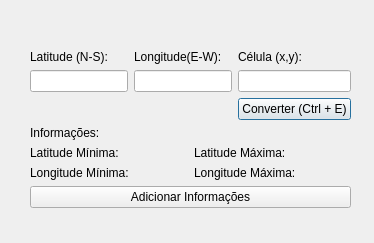
<?xml version="1.0" encoding="UTF-8"?>
<ui version="4.0">
 <class>Dialog</class>
 <widget class="QDialog" name="Dialog">
  <property name="geometry">
   <rect>
    <x>0</x>
    <y>0</y>
    <width>374</width>
    <height>243</height>
   </rect>
  </property>
  <property name="windowTitle">
   <string>Dialog</string>
  </property>
  <widget class="QWidget" name="verticalLayoutWidget">
   <property name="geometry">
    <rect>
     <x>20</x>
     <y>40</y>
     <width>341</width>
     <height>178</height>
    </rect>
   </property>
   <layout class="QVBoxLayout" name="lay_principal">
    <property name="leftMargin">
     <number>10</number>
    </property>
    <property name="topMargin">
     <number>10</number>
    </property>
    <property name="rightMargin">
     <number>10</number>
    </property>
    <property name="bottomMargin">
     <number>10</number>
    </property>
    <item>
     <layout class="QGridLayout" name="gridLayout">
      <item row="0" column="2">
       <widget class="QLabel" name="label_2">
        <property name="text">
         <string>Longitude(E-W):</string>
        </property>
       </widget>
      </item>
      <item row="2" column="0">
       <widget class="QLineEdit" name="lineEdit_latitude"/>
      </item>
      <item row="2" column="2">
       <widget class="QLineEdit" name="lineEdit_longitude"/>
      </item>
      <item row="0" column="4">
       <widget class="QLabel" name="label_3">
        <property name="text">
         <string>Célula (x,y):</string>
        </property>
       </widget>
      </item>
      <item row="2" column="4">
       <widget class="QLineEdit" name="lineEdit_celula"/>
      </item>
      <item row="0" column="0">
       <widget class="QLabel" name="label">
        <property name="text">
         <string>Latitude (N-S):</string>
        </property>
       </widget>
      </item>
      <item row="3" column="4">
       <widget class="QPushButton" name="botao_converte">
        <property name="text">
         <string>Converter (Ctrl + E)</string>
        </property>
        <property name="shortcut">
         <string>Ctrl+E</string>
        </property>
       </widget>
      </item>
     </layout>
    </item>
    <item>
     <layout class="QGridLayout" name="gridLayout_2">
      <item row="3" column="0">
       <widget class="QLabel" name="long_min">
        <property name="text">
         <string>Longitude Mínima:</string>
        </property>
       </widget>
      </item>
      <item row="1" column="0">
       <widget class="QLabel" name="lat_min">
        <property name="text">
         <string>Latitude Mínima:</string>
        </property>
       </widget>
      </item>
      <item row="0" column="0">
       <widget class="QLabel" name="info">
        <property name="text">
         <string>Informações:</string>
        </property>
       </widget>
      </item>
      <item row="1" column="1">
       <widget class="QLabel" name="lat_max">
        <property name="text">
         <string>Latitude Máxima:</string>
        </property>
       </widget>
      </item>
      <item row="3" column="1">
       <widget class="QLabel" name="long_max">
        <property name="text">
         <string>Longitude Máxima:</string>
        </property>
       </widget>
      </item>
     </layout>
    </item>
    <item>
     <widget class="QPushButton" name="add_info">
      <property name="text">
       <string>Adicionar Informações</string>
      </property>
     </widget>
    </item>
   </layout>
  </widget>
 </widget>
 <resources/>
 <connections>
  <connection>
   <sender>botao_converte</sender>
   <signal>clicked()</signal>
   <receiver>Dialog</receiver>
   <slot>converteLatLon()</slot>
   <hints>
    <hint type="sourcelabel">
     <x>327</x>
     <y>84</y>
    </hint>
    <hint type="destinationlabel">
     <x>356</x>
     <y>136</y>
    </hint>
   </hints>
  </connection>
  <connection>
   <sender>add_info</sender>
   <signal>clicked()</signal>
   <receiver>Dialog</receiver>
   <slot>show_add_info()</slot>
   <hints>
    <hint type="sourcelabel">
     <x>221</x>
     <y>178</y>
    </hint>
    <hint type="destinationlabel">
     <x>318</x>
     <y>178</y>
    </hint>
   </hints>
  </connection>
 </connections>
 <slots>
  <slot>converteLatLon()</slot>
  <slot>slot1()</slot>
  <slot>show_add_info()</slot>
 </slots>
</ui>
